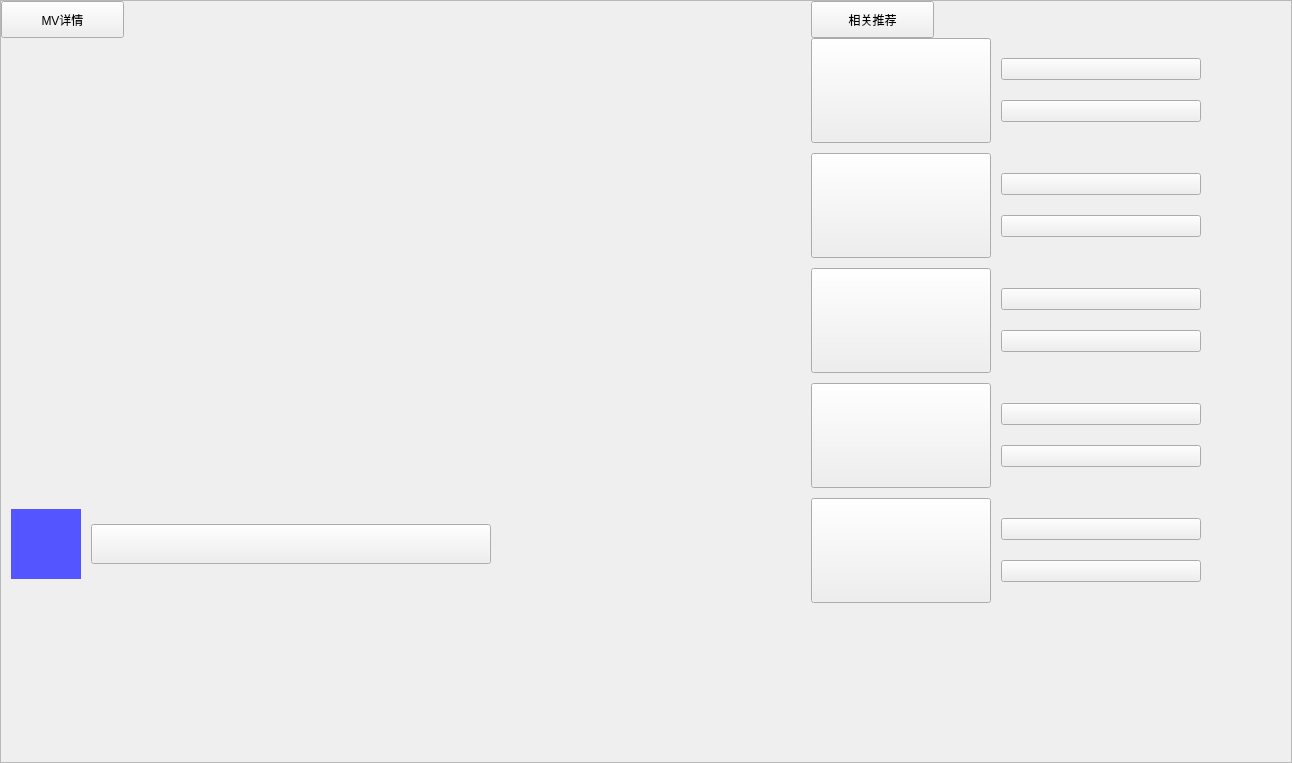
<?xml version="1.0" encoding="UTF-8"?>
<ui version="4.0">
 <class>PlayerVideo</class>
 <widget class="QWidget" name="PlayerVideo">
  <property name="geometry">
   <rect>
    <x>0</x>
    <y>0</y>
    <width>1292</width>
    <height>763</height>
   </rect>
  </property>
  <property name="windowTitle">
   <string>Form</string>
  </property>
  <layout class="QGridLayout" name="gridLayout_2">
   <property name="leftMargin">
    <number>0</number>
   </property>
   <property name="topMargin">
    <number>0</number>
   </property>
   <property name="rightMargin">
    <number>0</number>
   </property>
   <property name="bottomMargin">
    <number>0</number>
   </property>
   <property name="spacing">
    <number>0</number>
   </property>
   <item row="0" column="0">
    <widget class="QScrollArea" name="scrollArea">
     <property name="verticalScrollBarPolicy">
      <enum>Qt::ScrollBarAlwaysOff</enum>
     </property>
     <property name="horizontalScrollBarPolicy">
      <enum>Qt::ScrollBarAlwaysOff</enum>
     </property>
     <property name="sizeAdjustPolicy">
      <enum>QAbstractScrollArea::AdjustToContents</enum>
     </property>
     <property name="widgetResizable">
      <bool>true</bool>
     </property>
     <widget class="QWidget" name="scrollAreaWidgetContents">
      <property name="geometry">
       <rect>
        <x>0</x>
        <y>0</y>
        <width>1290</width>
        <height>1551</height>
       </rect>
      </property>
      <property name="sizePolicy">
       <sizepolicy hsizetype="Preferred" vsizetype="Minimum">
        <horstretch>0</horstretch>
        <verstretch>0</verstretch>
       </sizepolicy>
      </property>
      <layout class="QGridLayout" name="gridLayout">
       <property name="leftMargin">
        <number>0</number>
       </property>
       <property name="topMargin">
        <number>0</number>
       </property>
       <property name="rightMargin">
        <number>0</number>
       </property>
       <property name="bottomMargin">
        <number>0</number>
       </property>
       <property name="spacing">
        <number>0</number>
       </property>
       <item row="1" column="0" colspan="2">
        <widget class="QWidget" name="wid_comment" native="true">
         <property name="sizePolicy">
          <sizepolicy hsizetype="Preferred" vsizetype="Minimum">
           <horstretch>0</horstretch>
           <verstretch>0</verstretch>
          </sizepolicy>
         </property>
         <property name="minimumSize">
          <size>
           <width>0</width>
           <height>900</height>
          </size>
         </property>
         <property name="styleSheet">
          <string notr="true"/>
         </property>
         <layout class="QGridLayout" name="gridLayout_3">
          <property name="leftMargin">
           <number>0</number>
          </property>
          <property name="topMargin">
           <number>0</number>
          </property>
          <property name="rightMargin">
           <number>0</number>
          </property>
          <property name="bottomMargin">
           <number>0</number>
          </property>
          <property name="spacing">
           <number>0</number>
          </property>
         </layout>
        </widget>
       </item>
       <item row="0" column="0">
        <layout class="QHBoxLayout" name="horizontalLayout_7">
         <item>
          <layout class="QVBoxLayout" name="verticalLayout_7">
           <property name="rightMargin">
            <number>20</number>
           </property>
           <item>
            <widget class="QWidget" name="video" native="true">
             <property name="sizePolicy">
              <sizepolicy hsizetype="Preferred" vsizetype="Minimum">
               <horstretch>0</horstretch>
               <verstretch>0</verstretch>
              </sizepolicy>
             </property>
             <property name="minimumSize">
              <size>
               <width>770</width>
               <height>440</height>
              </size>
             </property>
             <property name="maximumSize">
              <size>
               <width>770</width>
               <height>435</height>
              </size>
             </property>
             <property name="styleSheet">
              <string notr="true"/>
             </property>
            </widget>
           </item>
           <item>
            <layout class="QHBoxLayout" name="horizontalLayout_6">
             <property name="rightMargin">
              <number>270</number>
             </property>
             <item>
              <widget class="QLabel" name="lab_pix">
               <property name="sizePolicy">
                <sizepolicy hsizetype="Preferred" vsizetype="Minimum">
                 <horstretch>0</horstretch>
                 <verstretch>0</verstretch>
                </sizepolicy>
               </property>
               <property name="minimumSize">
                <size>
                 <width>70</width>
                 <height>70</height>
                </size>
               </property>
               <property name="maximumSize">
                <size>
                 <width>70</width>
                 <height>70</height>
                </size>
               </property>
               <property name="styleSheet">
                <string notr="true">background-color: rgb(85, 85, 255);</string>
               </property>
               <property name="text">
                <string/>
               </property>
               <property name="wordWrap">
                <bool>true</bool>
               </property>
              </widget>
             </item>
             <item>
              <widget class="QPushButton" name="btn_artName">
               <property name="maximumSize">
                <size>
                 <width>400</width>
                 <height>40</height>
                </size>
               </property>
               <property name="text">
                <string/>
               </property>
              </widget>
             </item>
            </layout>
           </item>
          </layout>
         </item>
         <item>
          <layout class="QVBoxLayout" name="verticalLayout_6">
           <property name="leftMargin">
            <number>20</number>
           </property>
           <item>
            <widget class="QPushButton" name="pushButton_2">
             <property name="minimumSize">
              <size>
               <width>123</width>
               <height>37</height>
              </size>
             </property>
             <property name="maximumSize">
              <size>
               <width>123</width>
               <height>37</height>
              </size>
             </property>
             <property name="text">
              <string>相关推荐</string>
             </property>
            </widget>
           </item>
           <item>
            <layout class="QHBoxLayout" name="horizontalLayout">
             <property name="bottomMargin">
              <number>10</number>
             </property>
             <item>
              <widget class="QPushButton" name="Related_pic_0">
               <property name="minimumSize">
                <size>
                 <width>180</width>
                 <height>105</height>
                </size>
               </property>
               <property name="maximumSize">
                <size>
                 <width>180</width>
                 <height>105</height>
                </size>
               </property>
               <property name="text">
                <string/>
               </property>
              </widget>
             </item>
             <item>
              <layout class="QVBoxLayout" name="verticalLayout">
               <property name="leftMargin">
                <number>10</number>
               </property>
               <item>
                <widget class="QPushButton" name="btn_title_0">
                 <property name="minimumSize">
                  <size>
                   <width>200</width>
                   <height>0</height>
                  </size>
                 </property>
                 <property name="maximumSize">
                  <size>
                   <width>200</width>
                   <height>16777215</height>
                  </size>
                 </property>
                 <property name="text">
                  <string/>
                 </property>
                </widget>
               </item>
               <item>
                <widget class="QPushButton" name="btn_art_0">
                 <property name="minimumSize">
                  <size>
                   <width>200</width>
                   <height>0</height>
                  </size>
                 </property>
                 <property name="maximumSize">
                  <size>
                   <width>200</width>
                   <height>16777215</height>
                  </size>
                 </property>
                 <property name="text">
                  <string/>
                 </property>
                </widget>
               </item>
              </layout>
             </item>
            </layout>
           </item>
           <item>
            <layout class="QHBoxLayout" name="horizontalLayout_2">
             <property name="bottomMargin">
              <number>10</number>
             </property>
             <item>
              <widget class="QPushButton" name="Related_pic_1">
               <property name="minimumSize">
                <size>
                 <width>180</width>
                 <height>105</height>
                </size>
               </property>
               <property name="maximumSize">
                <size>
                 <width>180</width>
                 <height>105</height>
                </size>
               </property>
               <property name="text">
                <string/>
               </property>
              </widget>
             </item>
             <item>
              <layout class="QVBoxLayout" name="verticalLayout_2">
               <property name="leftMargin">
                <number>10</number>
               </property>
               <item>
                <widget class="QPushButton" name="btn_title_1">
                 <property name="minimumSize">
                  <size>
                   <width>200</width>
                   <height>0</height>
                  </size>
                 </property>
                 <property name="maximumSize">
                  <size>
                   <width>200</width>
                   <height>16777215</height>
                  </size>
                 </property>
                 <property name="text">
                  <string/>
                 </property>
                </widget>
               </item>
               <item>
                <widget class="QPushButton" name="btn_art_1">
                 <property name="minimumSize">
                  <size>
                   <width>200</width>
                   <height>0</height>
                  </size>
                 </property>
                 <property name="maximumSize">
                  <size>
                   <width>200</width>
                   <height>16777215</height>
                  </size>
                 </property>
                 <property name="text">
                  <string/>
                 </property>
                </widget>
               </item>
              </layout>
             </item>
            </layout>
           </item>
           <item>
            <layout class="QHBoxLayout" name="horizontalLayout_3">
             <property name="bottomMargin">
              <number>10</number>
             </property>
             <item>
              <widget class="QPushButton" name="Related_pic_2">
               <property name="minimumSize">
                <size>
                 <width>180</width>
                 <height>105</height>
                </size>
               </property>
               <property name="maximumSize">
                <size>
                 <width>180</width>
                 <height>105</height>
                </size>
               </property>
               <property name="text">
                <string/>
               </property>
              </widget>
             </item>
             <item>
              <layout class="QVBoxLayout" name="verticalLayout_3">
               <property name="leftMargin">
                <number>10</number>
               </property>
               <item>
                <widget class="QPushButton" name="btn_title_2">
                 <property name="minimumSize">
                  <size>
                   <width>200</width>
                   <height>0</height>
                  </size>
                 </property>
                 <property name="maximumSize">
                  <size>
                   <width>200</width>
                   <height>16777215</height>
                  </size>
                 </property>
                 <property name="text">
                  <string/>
                 </property>
                </widget>
               </item>
               <item>
                <widget class="QPushButton" name="btn_art_2">
                 <property name="minimumSize">
                  <size>
                   <width>200</width>
                   <height>0</height>
                  </size>
                 </property>
                 <property name="maximumSize">
                  <size>
                   <width>200</width>
                   <height>16777215</height>
                  </size>
                 </property>
                 <property name="text">
                  <string/>
                 </property>
                </widget>
               </item>
              </layout>
             </item>
            </layout>
           </item>
           <item>
            <layout class="QHBoxLayout" name="horizontalLayout_4">
             <property name="bottomMargin">
              <number>10</number>
             </property>
             <item>
              <widget class="QPushButton" name="Related_pic_3">
               <property name="minimumSize">
                <size>
                 <width>180</width>
                 <height>105</height>
                </size>
               </property>
               <property name="maximumSize">
                <size>
                 <width>180</width>
                 <height>105</height>
                </size>
               </property>
               <property name="text">
                <string/>
               </property>
              </widget>
             </item>
             <item>
              <layout class="QVBoxLayout" name="verticalLayout_4">
               <property name="leftMargin">
                <number>10</number>
               </property>
               <item>
                <widget class="QPushButton" name="btn_title_3">
                 <property name="minimumSize">
                  <size>
                   <width>200</width>
                   <height>0</height>
                  </size>
                 </property>
                 <property name="maximumSize">
                  <size>
                   <width>200</width>
                   <height>16777215</height>
                  </size>
                 </property>
                 <property name="text">
                  <string/>
                 </property>
                </widget>
               </item>
               <item>
                <widget class="QPushButton" name="btn_art_3">
                 <property name="minimumSize">
                  <size>
                   <width>200</width>
                   <height>0</height>
                  </size>
                 </property>
                 <property name="maximumSize">
                  <size>
                   <width>200</width>
                   <height>16777215</height>
                  </size>
                 </property>
                 <property name="text">
                  <string/>
                 </property>
                </widget>
               </item>
              </layout>
             </item>
            </layout>
           </item>
           <item>
            <layout class="QHBoxLayout" name="horizontalLayout_5">
             <property name="bottomMargin">
              <number>10</number>
             </property>
             <item>
              <widget class="QPushButton" name="Related_pic_4">
               <property name="minimumSize">
                <size>
                 <width>180</width>
                 <height>105</height>
                </size>
               </property>
               <property name="maximumSize">
                <size>
                 <width>180</width>
                 <height>105</height>
                </size>
               </property>
               <property name="text">
                <string/>
               </property>
              </widget>
             </item>
             <item>
              <layout class="QVBoxLayout" name="verticalLayout_5">
               <property name="leftMargin">
                <number>10</number>
               </property>
               <item>
                <widget class="QPushButton" name="btn_title_4">
                 <property name="minimumSize">
                  <size>
                   <width>200</width>
                   <height>0</height>
                  </size>
                 </property>
                 <property name="maximumSize">
                  <size>
                   <width>200</width>
                   <height>16777215</height>
                  </size>
                 </property>
                 <property name="text">
                  <string/>
                 </property>
                </widget>
               </item>
               <item>
                <widget class="QPushButton" name="btn_art_4">
                 <property name="minimumSize">
                  <size>
                   <width>200</width>
                   <height>0</height>
                  </size>
                 </property>
                 <property name="maximumSize">
                  <size>
                   <width>200</width>
                   <height>16777215</height>
                  </size>
                 </property>
                 <property name="text">
                  <string/>
                 </property>
                </widget>
               </item>
              </layout>
             </item>
            </layout>
           </item>
          </layout>
         </item>
        </layout>
       </item>
      </layout>
      <widget class="QPushButton" name="btn_back">
       <property name="geometry">
        <rect>
         <x>0</x>
         <y>0</y>
         <width>123</width>
         <height>37</height>
        </rect>
       </property>
       <property name="minimumSize">
        <size>
         <width>123</width>
         <height>37</height>
        </size>
       </property>
       <property name="maximumSize">
        <size>
         <width>123</width>
         <height>37</height>
        </size>
       </property>
       <property name="text">
        <string>MV详情</string>
       </property>
      </widget>
     </widget>
    </widget>
   </item>
  </layout>
 </widget>
 <resources/>
 <connections/>
</ui>
